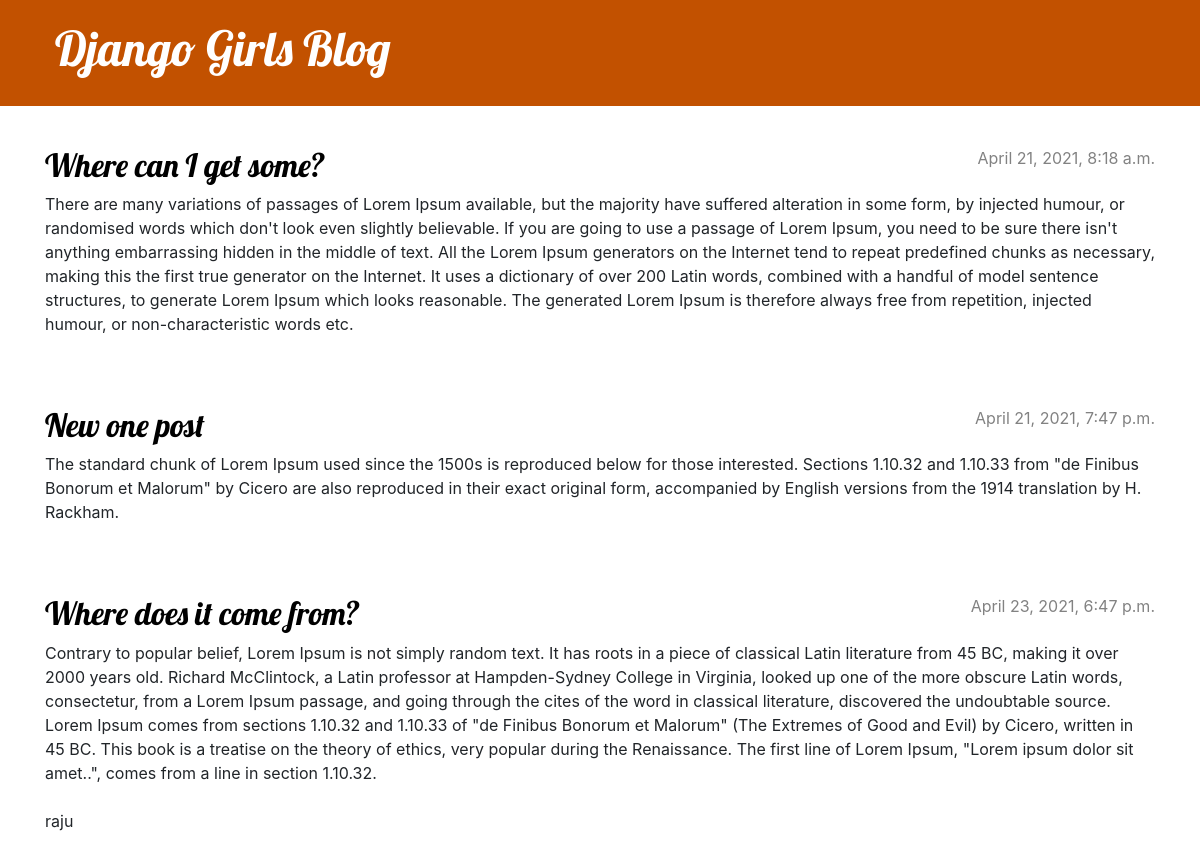
The page / on the database its author committed.
### blog/models.py (models this page shows, shortened)
class Post(models.Model):
    author = models.ForeignKey(settings.AUTH_USER_MODEL, on_delete=models.CASCADE)
    title = models.CharField(max_length=200)
    text = models.TextField()
    created_date = models.DateTimeField(default=timezone.now)
    published_date = models.DateTimeField(blank=True, null=True)

### blog/views.py (the view)
# urls.py: path('', views.post_list, name='post_list'),
def post_list(request):
    postss = Post.objects.filter(published_date__lte=timezone.now()).order_by('published_date')
    return render(request, 'blog/post_list.html', {'posts': postss})

### blog/templates/blog/post_list.html
            {% extends 'blog/base.html' %}
                {% block content %}
                   {% for post in posts %}
                        <article class="post">
                            <time class="date">
                                {{ post.published_date }}
                            </time>
                            <h2><a href="{% url 'post_detail' pk=post.pk %}">{{ post.title }}</a></h2>
                            <p>{{ post.text|linebreaksbr }}</p>
                        </article>
                    {% endfor %}
                {% endblock %}

### blog/templates/blog/base.html (shortened to what this page needs)
{% load static %}
<!DOCTYPE html>
<html>
    <head>
        <link rel="stylesheet" href="https://cdn.jsdelivr.net/npm/bootstrap@4.5.3/dist/css/bootstrap.min.css">
        <link rel="stylesheet" href="{% static 'css/blog.css' %}">
    </head>
   <body>
    <header class="page-header">
      <div class="container">
          <h1><a href="/">Django Girls Blog</a></h1>
      </div>
    </header>
    <main class="container">
        <div class="row">
            <div class="col">
            {% block content %}
            {% endblock %}
            </div>
        </div>
    </main>
  </body>
</html>

### blog/static/css/blog.css (style rules this page uses)
.page-header { background-color: #C25100; margin-top: 0; margin-bottom: 40px; padding: 20px 20px 20px 40px; }
.page-header h1, .page-header h1 a, .page-header h1 a:visited, .page-header h1 a:active { color: #ffffff; font-size: 36pt; text-decoration: none; }
h1, h2, h3, h4 { font-family: 'Lobster', cursive; }
.date { color: #828282; }
.post { margin-bottom: 70px; }
.post h2 a, .post h2 a:visited { color: #000000; }
.post > .date, .post > .actions { float: right; }

### rows shown on the page
Post: published_date "April 21, 2021, 8:18 a.m.", title "Where can I get some?", text "There are many variations of passages of Lorem Ipsum available, but the majority have suffered alteration in some form, by injected humour, or randomised words which don't look even slightly believable. If you are going to use a passage of Lorem Ipsum, you need to be sure there isn't anything embarrassing hidden in the middle of text. All the Lorem Ipsum generators on the Internet tend to repeat predefined chunks as necessary, making this the first true generator on the Internet. It uses a dictionary of over 200 Latin words, combined with a handful of model sentence structures, to generate Lorem Ipsum which looks reasonable. The generated Lorem Ipsum is therefore always free from…"
Post: published_date "April 21, 2021, 7:47 p.m.", title "New one post", text "The standard chunk of Lorem Ipsum used since the 1500s is reproduced below for those interested. Sections 1.10.32 and 1.10.33 from \"de Finibus Bonorum et Malorum\" by Cicero are also reproduced in their exact original form, accompanied by English versions from the 1914 translation by H. Rackham."
Post: published_date "April 23, 2021, 6:47 p.m.", title "Where does it come from?", text "Contrary to popular belief, Lorem Ipsum is not simply random text. It has roots in a piece of classical Latin literature from 45 BC, making it over 2000 years old. Richard McClintock, a Latin professor at Hampden-Sydney College in Virginia, looked up one of the more obscure Latin words, consectetur, from a Lorem Ipsum passage, and going through the cites of the word in classical literature, discovered the undoubtable source. Lorem Ipsum comes from sections 1.10.32 and 1.10.33 of \"de Finibus Bonorum et Malorum\" (The Extremes of Good and Evil) by Cicero, written in 45 BC. This book is a treatise on the theory of ethics, very popular during the Renaissance. The first line of Lorem Ipsum,…"
